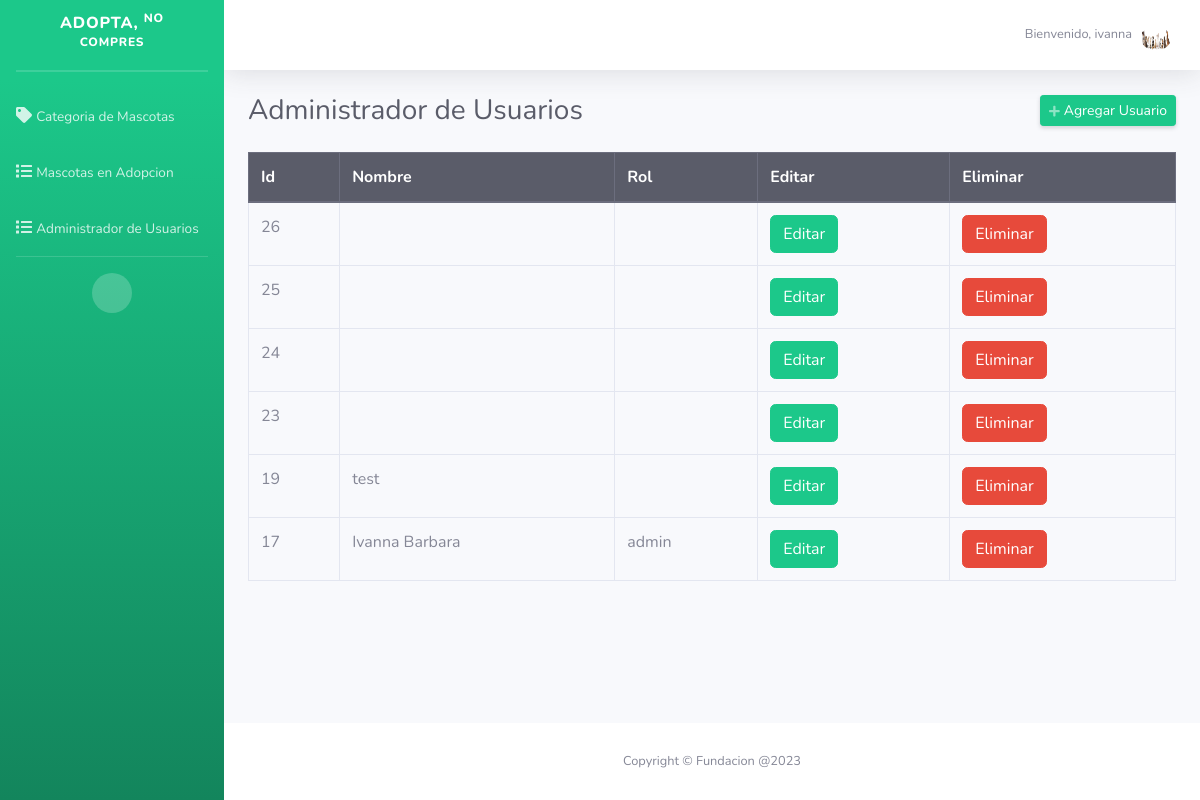
/Administrador/gestion_Usuario.php (signed in), run on the app's committed database.
### tables this page shows
CREATE TABLE `usuarios` (
  `id` int(100) NOT NULL,
  `nombre_completo` varchar(50) NOT NULL,
  `correo` varchar(50) NOT NULL,
  `usuario` varchar(50) NOT NULL,
  `contrasena` varchar(50) NOT NULL,
  `rol` varchar(20) NOT NULL,
  `sesion_activa` tinyint(1) NOT NULL
);

### Administrador/gestion_Usuario.php (the view, shortened to what this page needs)
<?php
include("header.php");
?>
<div class="d-sm-flex align-items-center justify-content-between mb-4">
    <h1 class="h3 mb-0 text-gray-800">Administrador de Usuarios</h1>
    <a href="#" class="d-none d-sm-inline-block btn btn-sm btn-success shadow-sm" id="abrirCategoria"><i class="fas fa-plus fa-sm text-white-50"></i> Agregar Usuario</a>
</div>
<div class="row">
    <div class="col-md-12">
        <div class="table-responsive">
            <table class="table table-hover table-bordered" style="width: 100%;">
                <thead class="thead-dark">
                    <tr>
                        <th>Id</th>
                        <th>Nombre</th>
                        <th>Rol</th>
                        <th>Editar</th>
                        <th>Eliminar</th>
                    </tr>
                </thead>
                <tbody>
                    <?php
                    $query = mysqli_query($coneccion, "SELECT * FROM usuarios ORDER BY id DESC");
                    while ($data = mysqli_fetch_assoc($query)) { ?>
                    <?php
                    $query = mysqli_query($coneccion, "SELECT * FROM usuarios ORDER BY id DESC");
                    while ($data = mysqli_fetch_assoc($query)) { ?>
                        <tr>
                            <td><?php echo $data['id']; ?></td>
                            <td><?php echo $data['nombre_completo']; ?></td>
                            <td><?php echo $data['rol']; ?></td>
                            <td>
                                <form method="post" action="editar.php?accion=cli&id=<?php echo $data['id']; ?>" class="d-inline editar">
                                    <button class="btn btn-success" type="submit">Editar</button>
                                </form>
                            </td>
                            <td>
                                <form method="post" action="eliminar.php?accion=cli&id=<?php echo $data['id']; ?>" class="d-inline eliminar">
                                    <button class="btn btn-danger" type="submit">Eliminar</button>
                                </form>
                            </td>
                        </tr>
                    <?php } ?>
                    <?php } ?>
                </tbody>
            </table>
        </div>
    </div>
</div>
<?php include("footer.php"); ?>

### data on the page
usuarios: id "26"
usuarios: id "25"
usuarios: id "24"
usuarios: id "23"
usuarios: id "19", nombre_completo "test"
usuarios: id "17", nombre_completo "Ivanna Barbara", rol "admin"

### other printed values
$_SESSION['usuario'] "ivanna"
